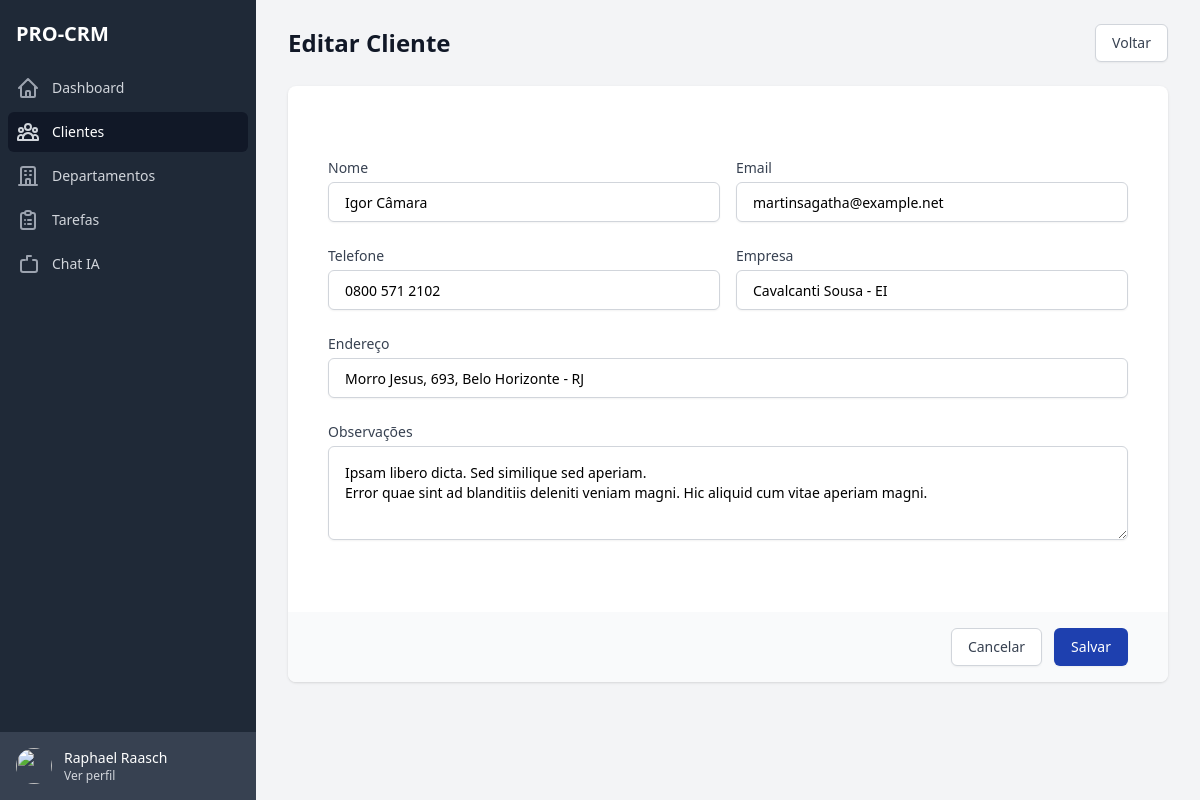
Page /clients/3/edit/ (signed in) on the committed database.
### apps/accounts/models.py (models this page shows, shortened)
class CustomUser(AbstractUser):
    id = models.UUIDField(primary_key=True, default=uuid.uuid4, editable=False)
    enterprise = models.ForeignKey(Enterprise, on_delete=models.CASCADE, null=True, blank=True)
    cpf = models.CharField(
        max_length=14,
        blank=True,
        null=True,
        verbose_name='CPF',
        help_text='Digite o CPF no formato XXX.XXX.XXX-XX'
    )
    phone = models.CharField(
        max_length=15,
        blank=True,
        null=True,
        verbose_name='Telefone',
        help_text='Digite o telefone no formato (XX) XXXXX-XXXX'
    )
    photo = models.ImageField(upload_to='users/photos/', null=True, blank=True, verbose_name='Foto')
    groups = models.ManyToManyField(
        'auth.Group',
        verbose_name='groups',
        blank=True,
        help_text='The groups this user belongs to. A user will get all permissions granted to each of their groups.',
        related_name='custom_user_set',
        related_query_name='custom_user'
    )
    user_permissions = models.ManyToManyField(
        'auth.Permission',
        verbose_name='user permissions',
        blank=True,
        help_text='Specific permissions for this user.',
        related_name='custom_user_set',
        related_query_name='custom_user'
    )
    is_active = models.BooleanField(default=True)
    is_staff = models.BooleanField(default=False)
    is_superuser = models.BooleanField(default=False)
    created_at = models.DateTimeField(auto_now_add=True)
    updated_at = models.DateTimeField(auto_now=True)
    is_admin = models.BooleanField(default=True)
    class Meta:
        verbose_name = 'Usuário'
        verbose_name_plural = 'Usuários'
        ordering = ['username']

### apps/clients/models.py (models this page shows, shortened)
class Client(BaseModel):
    name = models.CharField(max_length=100, verbose_name='Nome')
    email = models.EmailField(verbose_name='Email')
    phone = models.CharField(max_length=20, blank=True, null=True, verbose_name='Telefone')
    company = models.CharField(max_length=100, blank=True, null=True, verbose_name='Empresa')
    notes = models.TextField(blank=True, null=True, verbose_name='Observações')
    address = models.CharField(max_length=255, verbose_name='Endereço')
    enterprise = models.ForeignKey(Enterprise, on_delete=models.CASCADE, verbose_name='Empresa')
    is_active = models.BooleanField(default=True, verbose_name='Ativo')
    class Meta:
        verbose_name = 'Cliente'
        verbose_name_plural = 'Clientes'
        ordering = ['name']

### apps/clients/views.py (the view, shortened to what this page needs)
# urls.py: path('<int:pk>/edit/', views.client_edit, name='edit'),
@login_required
def client_edit(request, pk):
    client = get_object_or_404(Client, pk=pk, enterprise=request.user.enterprise)
    return render(request, 'pages/form.html', {'client': client})

### apps/clients/templates/pages/form.html (shortened to what this page needs)
{% extends 'base.html' %}
{% load static %}
{% block content %}
<div class="flex h-screen bg-gray-100">
    {% include 'includes/sidebar.html' %}
    <div class="flex-1 flex flex-col overflow-hidden">
        <main class="flex-1 relative overflow-y-auto focus:outline-none">
            <div class="py-6">
                <div class="max-w-7xl mx-auto px-4 sm:px-6 md:px-8">
                    <div class="md:flex md:items-center md:justify-between mb-6">
                        <div class="flex-1 min-w-0">
                            <h1 class="text-2xl font-semibold text-gray-900">
                                {% if client %}Editar{% else %}Novo{% endif %} Cliente
                            </h1>
                        </div>
                        <div class="mt-4 flex md:mt-0 md:ml-4">
                            <a href="{% url 'clients:list' %}" class="inline-flex items-center px-4 py-2 border border-gray-300 rounded-md shadow-sm text-sm font-medium text-gray-700 bg-white hover:bg-gray-50 focus:outline-none focus:ring-2 focus:ring-offset-2 focus:ring-blue-800">
                                Voltar
                            </a>
                        </div>
                    </div>
                    <div class="bg-white shadow overflow-hidden sm:rounded-lg">
                        <form method="POST" class="space-y-8">
                            <div class="p-10">
                                <div class="grid grid-cols-1 gap-y-6 gap-x-4 sm:grid-cols-6">
                                    <div class="sm:col-span-3">
                                        <label for="name" class="block text-sm font-medium text-gray-700">Nome</label>
                                        <div class="mt-1">
                                            <input type="text" name="name" id="name" value="{{ client.name|default:'' }}" class="h-10 px-4 shadow-sm focus:ring-blue-800 focus:border-blue-800 block w-full sm:text-sm border border-gray-300 rounded-md" required>
                                        </div>
                                    </div>
                                    <div class="sm:col-span-3">
                                        <label for="email" class="block text-sm font-medium text-gray-700">Email</label>
                                        <div class="mt-1">
                                            <input type="email" name="email" id="email" value="{{ client.email|default:'' }}" class="h-10 px-4 shadow-sm focus:ring-blue-800 focus:border-blue-800 block w-full sm:text-sm border border-gray-300 rounded-md" required>
                                        </div>
                                    </div>
                                    <div class="sm:col-span-3">
                                        <label for="phone" class="block text-sm font-medium text-gray-700">Telefone</label>
                                        <div class="mt-1">
                                            <input type="tel" name="phone" id="phone" value="{{ client.phone|default:'' }}" class="h-10 px-4 shadow-sm focus:ring-blue-800 focus:border-blue-800 block w-full sm:text-sm border border-gray-300 rounded-md">
                                        </div>
                                    </div>
                                    <div class="sm:col-span-3">
                                        <label for="company" class="block text-sm font-medium text-gray-700">Empresa</label>
                                        <div class="mt-1">
                                            <input type="text" name="company" id="company" value="{{ client.company|default:'' }}" class="h-10 px-4 shadow-sm focus:ring-blue-800 focus:border-blue-800 block w-full sm:text-sm border border-gray-300 rounded-md">
                                        </div>
                                    </div>
                                    <div class="sm:col-span-6">
                                        <label for="address" class="block text-sm font-medium text-gray-700">Endereço</label>
                                        <div class="mt-1">
                                            <input type="text" name="address" id="address" value="{{ client.address|default:'' }}" class="h-10 px-4 shadow-sm focus:ring-blue-800 focus:border-blue-800 block w-full sm:text-sm border border-gray-300 rounded-md" required>
                                        </div>
                                    </div>
                                    <div class="sm:col-span-6">
                                        <label for="notes" class="block text-sm font-medium text-gray-700">Observações</label>
                                        <div class="mt-1">
                                            <textarea id="notes" name="notes" rows="3" class="px-4 py-4 shadow-sm focus:ring-blue-800 focus:border-blue-800 block w-full sm:text-sm border border-gray-300 rounded-md">{{ client.notes|default:'' }}</textarea>
                                        </div>
                                    </div>
                                </div>
                            </div>
                            <div class="px-10 py-4 bg-gray-50">
                                <div class="flex justify-end">
                                    <a href="{% url 'clients:list' %}" class="bg-white py-2 px-4 border border-gray-300 rounded-md shadow-sm text-sm font-medium text-gray-700 hover:bg-gray-50 focus:outline-none focus:ring-2 focus:ring-offset-2 focus:ring-blue-800">
                                        Cancelar
                                    </a>
                                    <button type="submit" class="ml-3 inline-flex justify-center py-2 px-4 border border-transparent shadow-sm text-sm font-medium rounded-md text-white bg-blue-800 hover:bg-blue-900 focus:outline-none focus:ring-2 focus:ring-offset-2 focus:ring-blue-800">
                                        Salvar
                                    </button>
                                </div>
                            </div>
                        </form>
                    </div>
                </div>
            </div>
        </main>
    </div>
</div>
{% endblock %}

### templates/includes/sidebar.html
{% load static %}
<div class="hidden md:flex md:flex-shrink-0">
    <div class="flex flex-col w-64">
        <div class="flex flex-col h-0 flex-1 bg-gray-800">
            <div class="flex-1 flex flex-col pt-5 pb-4 overflow-y-auto">
                <div class="flex items-center flex-shrink-0 px-4">
                    <h1 class="text-xl font-bold text-white">PRO-CRM</h1>
                </div>
                <nav class="mt-5 flex-1 px-2 bg-gray-800 space-y-1">
                    <a href="{% url 'dashboard:home' %}" class="group flex items-center px-2 py-2 text-sm font-medium rounded-md {% if request.resolver_match.url_name == 'home' %}bg-gray-900 text-white{% else %}text-gray-300 hover:bg-gray-700 hover:text-white{% endif %}">
                        <svg class="mr-3 h-6 w-6 {% if request.resolver_match.url_name == 'home' %}text-gray-300{% else %}text-gray-400 group-hover:text-gray-300{% endif %}" xmlns="http://www.w3.org/2000/svg" fill="none" viewBox="0 0 24 24" stroke="currentColor">
                            <path stroke-linecap="round" stroke-linejoin="round" stroke-width="2" d="M3 12l2-2m0 0l7-7 7 7M5 10v10a1 1 0 001 1h3m10-11l2 2m-2-2v10a1 1 0 01-1 1h-3m-6 0a1 1 0 001-1v-4a1 1 0 011-1h2a1 1 0 011 1v4a1 1 0 001 1m-6 0h6" />
                        </svg>
                        Dashboard
                    </a>
                    <a href="{% url 'clients:list' %}" class="group flex items-center px-2 py-2 text-sm font-medium rounded-md {% if request.resolver_match.app_name == 'clients' %}bg-gray-900 text-white{% else %}text-gray-300 hover:bg-gray-700 hover:text-white{% endif %}">
                        <svg class="mr-3 h-6 w-6 {% if request.resolver_match.app_name == 'clients' %}text-gray-300{% else %}text-gray-400 group-hover:text-gray-300{% endif %}" xmlns="http://www.w3.org/2000/svg" fill="none" viewBox="0 0 24 24" stroke="currentColor">
                            <path stroke-linecap="round" stroke-linejoin="round" stroke-width="2" d="M17 20h5v-2a3 3 0 00-5.356-1.857M17 20H7m10 0v-2c0-.656-.126-1.283-.356-1.857M7 20H2v-2a3 3 0 015.356-1.857M7 20v-2c0-.656.126-1.283.356-1.857m0 0a5.002 5.002 0 019.288 0M15 7a3 3 0 11-6 0 3 3 0 016 0zm6 3a2 2 0 11-4 0 2 2 0 014 0zM7 10a2 2 0 11-4 0 2 2 0 014 0z" />
                        </svg>
                        Clientes
                    </a>
                    <a href="{% url 'department:list' %}" class="group flex items-center px-2 py-2 text-sm font-medium rounded-md {% if request.resolver_match.app_name == 'department' %}bg-gray-900 text-white{% else %}text-gray-300 hover:bg-gray-700 hover:text-white{% endif %}">
                        <svg class="mr-3 h-6 w-6 {% if request.resolver_match.app_name == 'department' %}text-gray-300{% else %}text-gray-400 group-hover:text-gray-300{% endif %}" xmlns="http://www.w3.org/2000/svg" fill="none" viewBox="0 0 24 24" stroke="currentColor">
                            <path stroke-linecap="round" stroke-linejoin="round" stroke-width="2" d="M19 21V5a2 2 0 00-2-2H7a2 2 0 00-2 2v16m14 0h2m-2 0h-5m-9 0H3m2 0h5M9 7h1m-1 4h1m4-4h1m-1 4h1m-5 10v-5a1 1 0 011-1h2a1 1 0 011 1v5m-4 0h4" />
                        </svg>
                        Departamentos
                    </a>
                    <a href="{% url 'tasks:kanban' %}" class="group flex items-center px-2 py-2 text-sm font-medium rounded-md {% if request.resolver_match.app_name == 'tasks' %}bg-gray-900 text-white{% else %}text-gray-300 hover:bg-gray-700 hover:text-white{% endif %}">
                        <svg class="mr-3 h-6 w-6 {% if request.resolver_match.app_name == 'tasks' %}text-gray-300{% else %}text-gray-400 group-hover:text-gray-300{% endif %}" xmlns="http://www.w3.org/2000/svg" fill="none" viewBox="0 0 24 24" stroke="currentColor">
                            <path stroke-linecap="round" stroke-linejoin="round" stroke-width="2" d="M9 5H7a2 2 0 00-2 2v12a2 2 0 002 2h10a2 2 0 002-2V7a2 2 0 00-2-2h-2M9 5a2 2 0 002 2h2a2 2 0 002-2M9 5a2 2 0 012-2h2a2 2 0 012 2m-3 7h3m-3 4h3m-6-4h.01M9 16h.01" />
                        </svg>
                        Tarefas
                    </a>
                    <a href="{% url 'chat:chat' %}" class="group flex items-center px-2 py-2 text-sm font-medium rounded-md {% if request.resolver_match.app_name == 'chat' %}bg-gray-900 text-white{% else %}text-gray-300 hover:bg-gray-700 hover:text-white{% endif %}">
                        <svg class="mr-3 h-6 w-6 {% if request.resolver_match.app_name == 'chat' %}text-gray-300{% else %}text-gray-400 group-hover:text-gray-300{% endif %}" xmlns="http://www.w3.org/2000/svg" fill="none" viewBox="0 0 24 24" stroke="currentColor">
                            <path stroke-linecap="round" stroke-linejoin="round" stroke-width="2" d="M17 8h2a2 2 0 012 2v8a2 2 0 01-2 2H7a2 2 0 01-2-2V10a2 2 0 012-2h2m6-4h-4m0 0V4m0 0v4" />
                        </svg>
                        Chat IA
                    </a>
                </nav>
            </div>
            <div class="flex-shrink-0 flex bg-gray-700 p-4">
                <a href="#" class="flex-shrink-0 w-full group block">
                    <div class="flex items-center">
                        <div>
                            <img class="inline-block h-9 w-9 rounded-full" src="https://images.unsplash.com/photo-1472099645785-5658abf4ff4e?ixlib=rb-1.2.1&ixid=eyJhcHBfaWQiOjEyMDd9&auto=format&fit=facearea&facepad=2&w=256&h=256&q=80" alt="">
                        </div>
                        <div class="ml-3">
                            <p class="text-sm font-medium text-white">
                                {{ request.user.get_full_name }}
                            </p>
                            <p class="text-xs font-medium text-gray-300 group-hover:text-gray-200">
                                Ver perfil
                            </p>
                        </div>
                    </div>
                </a>
            </div>
        </div>
    </div>
</div>

### rows in the picture
CustomUser: user.get_full_name "Raphael Raasch"
Client: name "Igor Câmara", email "martinsagatha@example.net", phone "0800 571 2102", company "Cavalcanti Sousa - EI", address "Morro Jesus, 693, Belo Horizonte - RJ", notes "Ipsam libero dicta. Sed similique sed aperiam. Error quae sint ad blanditiis deleniti veniam magni. Hic aliquid cum vitae aperiam magni."
